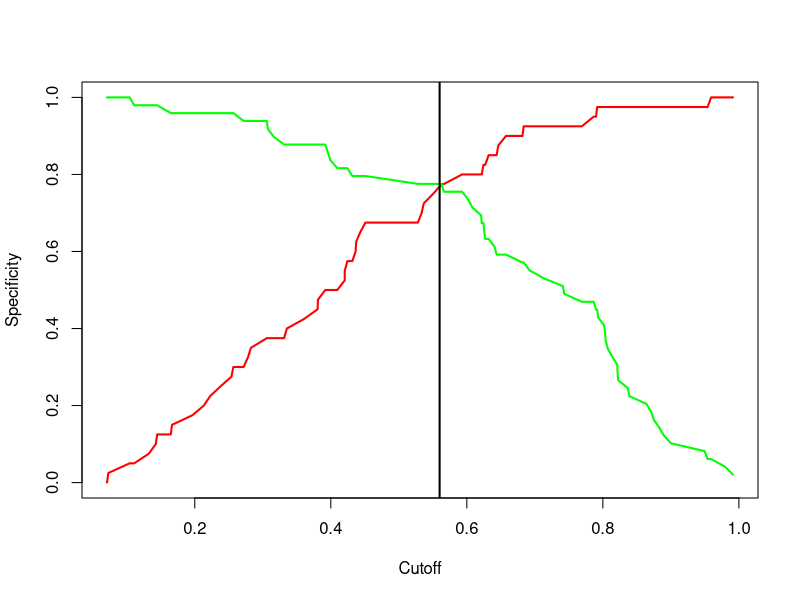

This figure's R source:
# Читаем данные из csv
my_df <- read.csv("normal_NYK_and_Healthy_new_data for viewing.csv", sep=";")

# Строим бинарную логистическую регрессионную модель
fit <- glm(class ~ predict1 + predict2 + predict3 + predict4 + predict5 + predict6 + predict7 + predict8 + predict9 + predict10, my_df, family = "binomial")

# Предсказываем вероятность в масштабе предсказуемого значения (class), т.е. от 0 до 1
prob <- predict(object = fit, type = "response")

library(ROCR)

# Для дальнейших вычислений необходимо, чтобы данные хранились в виде объекта, используемого библиотекой ROCR
# следующей командой создаем этот объект (предсказанные вероятности + требуемые результирующие значения)
pred_fit <- prediction(prob, my_df$class)

# Находим специфичность решений
# Это вектор зависимостей между порогом классификации и числом правильных ответов для класса "1", т.к. у нас бинарная модель
perf3  <- performance(pred_fit, x.measure = "cutoff", measure = "spec")

# Находим чувствительность решений
# Это вектор зависимостей между порогом классификации и числом правильных ответов для класса "0", т.к. у нас бинарная модель
perf4  <- performance(pred_fit, x.measure = "cutoff", measure = "sens")

# Отобразим обе зависимости на графике
plot(perf3, col = "red", lwd =2)
plot(add=T, perf4 , col = "green", lwd =2)

# После анализа графика зависимостей, становится ясно, что следует выбрать порог классификации, равный 0.56
# т.к. при данном пороге модель имеет минимальное количество ошибок и максимальное количество правильных ответов по обоим классам
abline(v= 0.56, lwd = 2)

# Используя полученную вероятность и порог классификации, составим вектор ответов для нашей модели
pred_resp  <- factor(ifelse(prob > 0.56, 1, 0))

# и вектор учета правильных ответов относительно исходных значений (class)
correct  <- ifelse(pred_resp == my_df$class, 1, 0)

# Рассчитаем среднее число правильных ответов модели: 77.5%
mean(correct)
